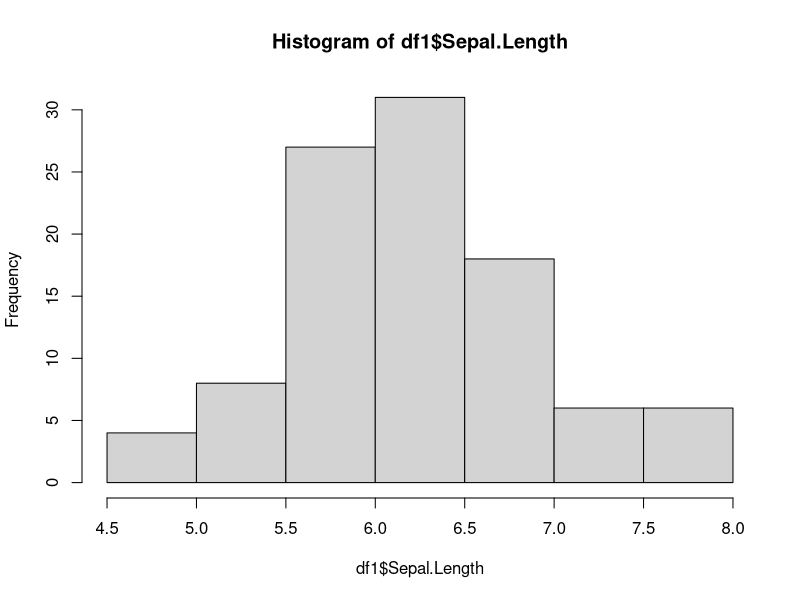
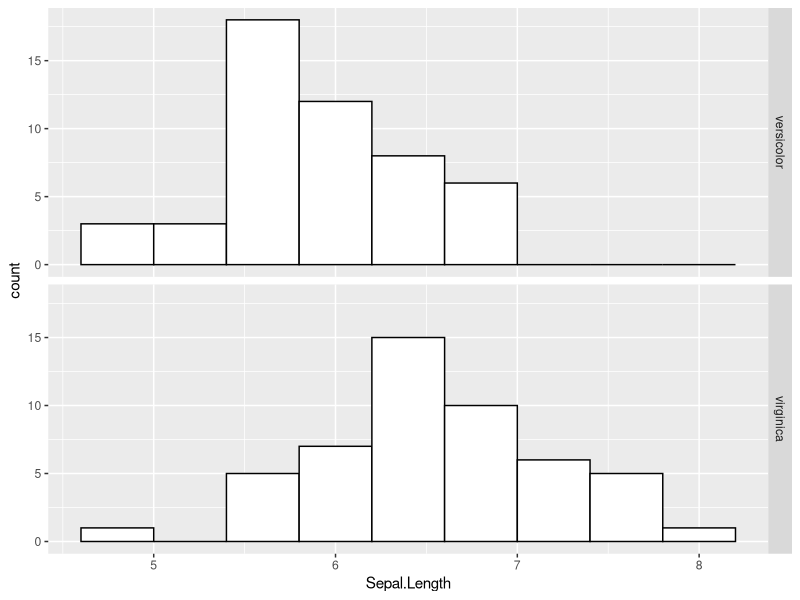
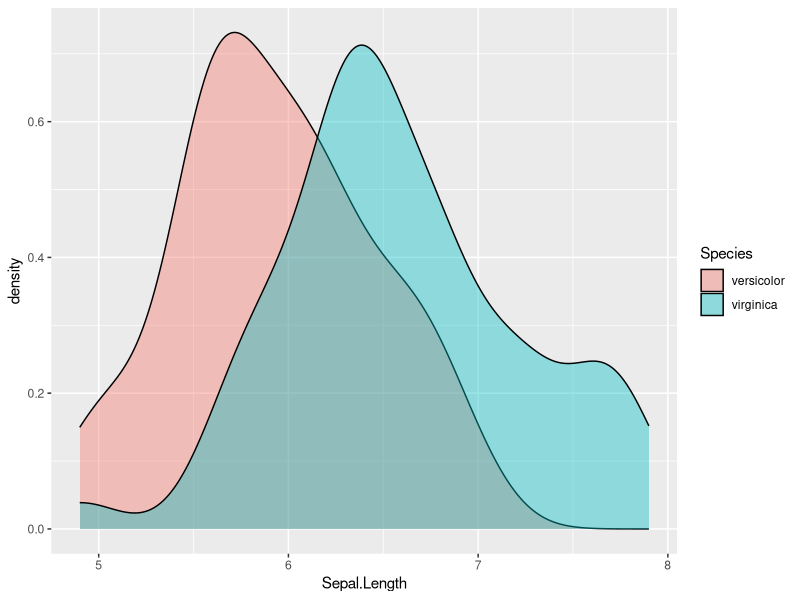
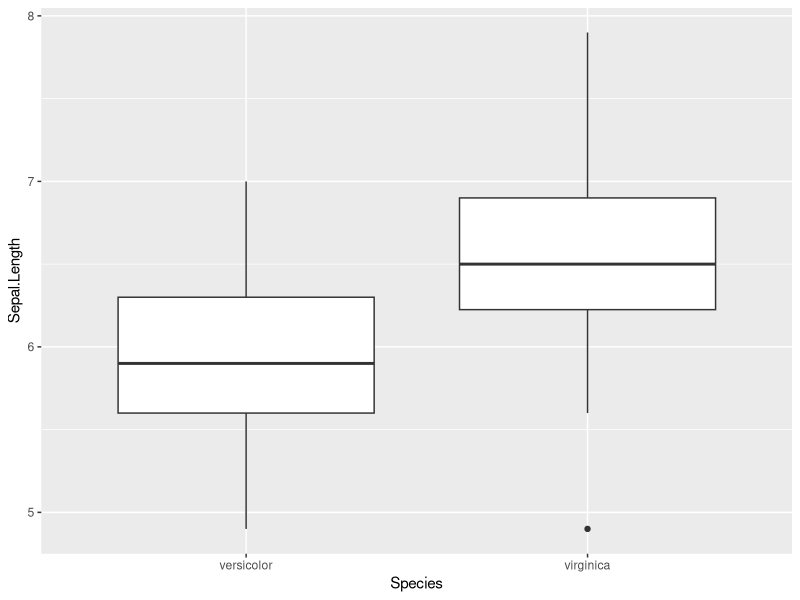
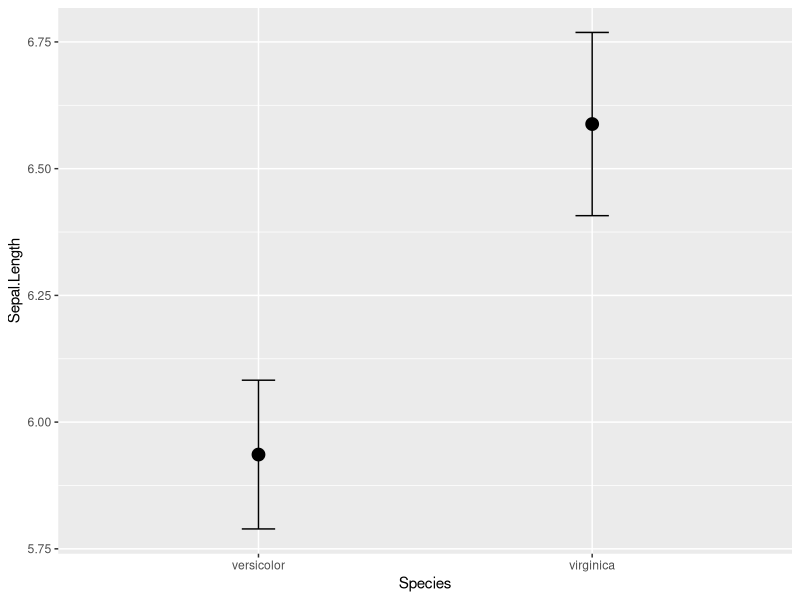
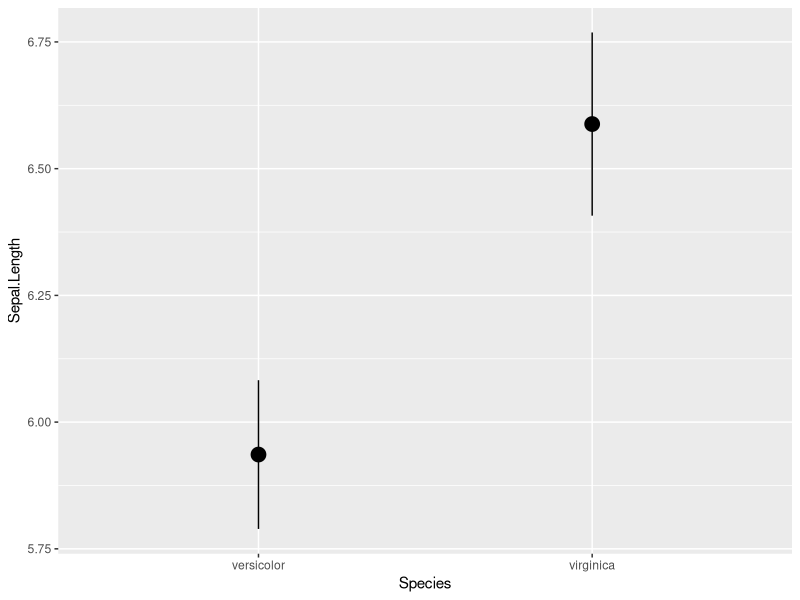
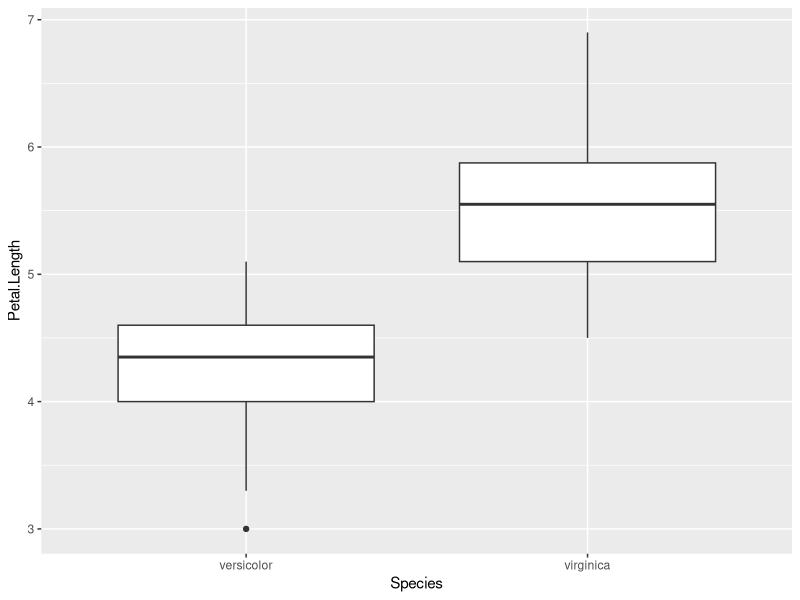

These figures' R source, in order:
setwd("~/Code/Stepik_R_1/m2/l2")

?iris
df <- iris
str(df)

df1 <- subset(df, Species != "setosa")
str(df1)
table(df1$Species)

hist(df1$Sepal.Length)

library(ggplot2)

ggplot(df1, aes(x = Sepal.Length))+
  geom_histogram(fill = "white", col = "black", binwidth = 0.4)+
  facet_grid(Species ~ .)

ggplot(df1, aes(x = Sepal.Length, fill = Species))+
  geom_density(alpha = 0.4)

ggplot(df1, aes(x = Species, y = Sepal.Length))+
  geom_boxplot()

# Тест Шапиро-Вилка для проверки нормальности распределения
# можно ли применть Т-тест если p-значение больше чем 0.05 то всё ок
# Проверим всю нашу выборку p=0.1464 - всё ок
shapiro.test(df1$Sepal.Length)

# Проверим отдельные виды
str(df1)
shapiro.test(df1$Sepal.Length[df1$Species == 'versicolor']) # ~ 0.465 ок
shapiro.test(df1$Sepal.Length[df1$Species == 'virginica']) # ~ 0.2583 ок

# Гомогенность проверяем так p=0.1478
bartlett.test(Sepal.Length ~ Species, df1)

# p-value = 1.866e-07 - Сильно меньше 0.05 отклоняем 0-гипотезу
# Проверка равенства средних по 2 группам
t.test(Sepal.Length ~ Species, df1)
test1 <- t.test(Sepal.Length ~ Species, df1)

str(test1)
test1$p.value

# Проверка равенства среднего какому то числу
t.test(df1$Sepal.Length, mu = 6.2)

# paired == T - выборки зависимые, длина и ширина у одного цветка
t.test(df1$Sepal.Length, df1$Sepal.Width, paired = T)

# Применяет по каждому фактору
by(iris$Sepal.Length, INDICES = iris$Species, shapiro.test)

library(Hmisc)

ggplot(df1, aes(x = Species, y = Sepal.Length))+
  stat_summary(fun.data = mean_cl_normal, geom = "errorbar", width = 0.1)+
  stat_summary(fun.y = mean, geom = "point", size = 4)
  
ggplot(df1, aes(x = Species, y = Sepal.Length))+
  stat_summary(fun.data = mean_cl_normal, geom = "pointrange", size = 1)

# Если данных мало или они не нормально распределены или не гомогенны то 
# можно пользоваться критерием Вилконсона
test2 <- wilcox.test(Petal.Length ~ Species, df1)
str(test2)
test2$p.value

ggplot(df1, aes(x = Species, y = Petal.Length))+
  geom_boxplot()

wilcox.test(df1$Petal.Length, df1$Sepal.Width, paired = T)
paired_wtest <- wilcox.test(df1$Petal.Length, df1$Sepal.Width, paired = T)
